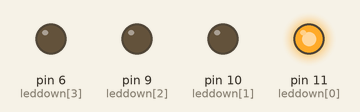
A sketch run on a simulated Arduino Uno, built with avr-gcc and run on an emulated ATmega328P. On the bench: output pins drawn as LEDs (lit = HIGH). What the sketch prints to the serial monitor is not drawn.

Above: at 0.1 s.
At 6.1 s:
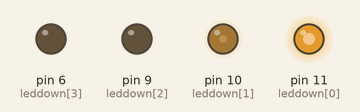
At 12.6 s:
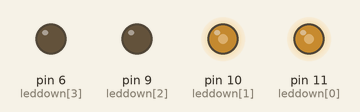
At 19.1 s:
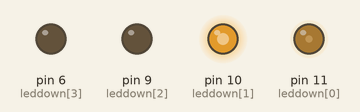
At 25.6 s:
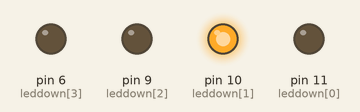
At 39.75 s:
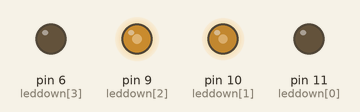
Timing chart, 0 to 40.0 s (numbered marks = the images above):
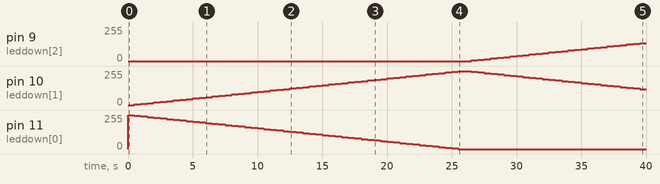

The sketch:

week5.1.ino
```cpp
int leddown[]={11,10,9,6};
int led[]={10,9,6,11};

void setup() {
  Serial.begin(9600);
  for (int i=0; i<=3; i++){
    pinMode(led[i],OUTPUT);
     Serial.println(led[i]);
  }


}

void loop() {
  for (int j=0; j<=3; j++){
    for(int i=0; i<=255; i=i+5){
      analogWrite(led[j],i);
      analogWrite(leddown[j],255-i);

   delay (500);

    }

  }

}
```

Measured:
- by itself, pin 9 (leddown[2]): moves from 0/255 to 135/255 over 13.0 s
- by itself, pin 10 (leddown[1]): rises from 0/255 to 255/255 in 25.0 s, then falls to 120/255 in 14.0 s
- by itself, pin 11 (leddown[0]): 0/255 → 255/255 at 0.00 s, → 250/255 0.50 s later, → 245/255 0.50 s later, → 240/255 0.50 s later, … (52 changes in this stretch)
